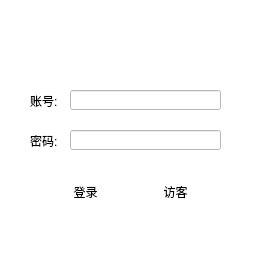
<?xml version="1.0" encoding="UTF-8"?>
<ui version="4.0">
    <class>Login</class>
    <widget class="QDialog" name="Login">
        <property name="geometry">
            <rect>
                <x>0</x>
                <y>0</y>
                <width>266</width>
                <height>259</height>
            </rect>
        </property>
        <property name="windowTitle">
            <string>管理员登录</string>
        </property>
        <property name="windowIcon">
            <iconset resource="img.qrc">
                <normaloff>:/imgs/logo_icon.png</normaloff>:/imgs/logo_icon.png
            </iconset>
        </property>
        <property name="styleSheet">
            <string notr="true">background-color:white;</string>
        </property>
        <widget class="QLabel" name="label">
            <property name="geometry">
                <rect>
                    <x>100</x>
                    <y>10</y>
                    <width>61</width>
                    <height>61</height>
                </rect>
            </property>
            <property name="text">
                <string/>
            </property>
            <property name="pixmap">
                <pixmap resource="img.qrc">:/imgs/login_av.png</pixmap>
            </property>
            <property name="scaledContents">
                <bool>true</bool>
            </property>
        </widget>
        <widget class="QLineEdit" name="user_name">
            <property name="geometry">
                <rect>
                    <x>70</x>
                    <y>90</y>
                    <width>151</width>
                    <height>20</height>
                </rect>
            </property>
        </widget>
        <widget class="QLabel" name="label_2">
            <property name="geometry">
                <rect>
                    <x>30</x>
                    <y>90</y>
                    <width>31</width>
                    <height>21</height>
                </rect>
            </property>
            <property name="text">
                <string>账号:</string>
            </property>
        </widget>
        <widget class="QLabel" name="label_3">
            <property name="geometry">
                <rect>
                    <x>30</x>
                    <y>130</y>
                    <width>31</width>
                    <height>21</height>
                </rect>
            </property>
            <property name="text">
                <string>密码:</string>
            </property>
        </widget>
        <widget class="QLineEdit" name="password">
            <property name="geometry">
                <rect>
                    <x>70</x>
                    <y>130</y>
                    <width>151</width>
                    <height>20</height>
                </rect>
            </property>
            <property name="font">
                <font>
                    <family>Arial</family>
                    <pointsize>6</pointsize>
                </font>
            </property>
            <property name="inputMask">
                <string/>
            </property>
            <property name="text">
                <string/>
            </property>
            <property name="echoMode">
                <enum>QLineEdit::Password</enum>
            </property>
            <property name="readOnly">
                <bool>false</bool>
            </property>
        </widget>
        <widget class="QPushButton" name="guest_button">
            <property name="geometry">
                <rect>
                    <x>140</x>
                    <y>180</y>
                    <width>71</width>
                    <height>23</height>
                </rect>
            </property>
            <property name="autoFillBackground">
                <bool>false</bool>
            </property>
            <property name="text">
                <string>访客</string>
            </property>
            <property name="autoDefault">
                <bool>true</bool>
            </property>
            <property name="default">
                <bool>true</bool>
            </property>
            <property name="flat">
                <bool>true</bool>
            </property>
        </widget>
        <widget class="QPushButton" name="login_button">
            <property name="enabled">
                <bool>true</bool>
            </property>
            <property name="geometry">
                <rect>
                    <x>50</x>
                    <y>180</y>
                    <width>71</width>
                    <height>23</height>
                </rect>
            </property>
            <property name="text">
                <string>登录</string>
            </property>
            <property name="checkable">
                <bool>false</bool>
            </property>
            <property name="autoDefault">
                <bool>true</bool>
            </property>
            <property name="default">
                <bool>true</bool>
            </property>
            <property name="flat">
                <bool>true</bool>
            </property>
        </widget>
    </widget>
    <resources>
        <include location="img.qrc"/>
    </resources>
    <connections/>
</ui>
